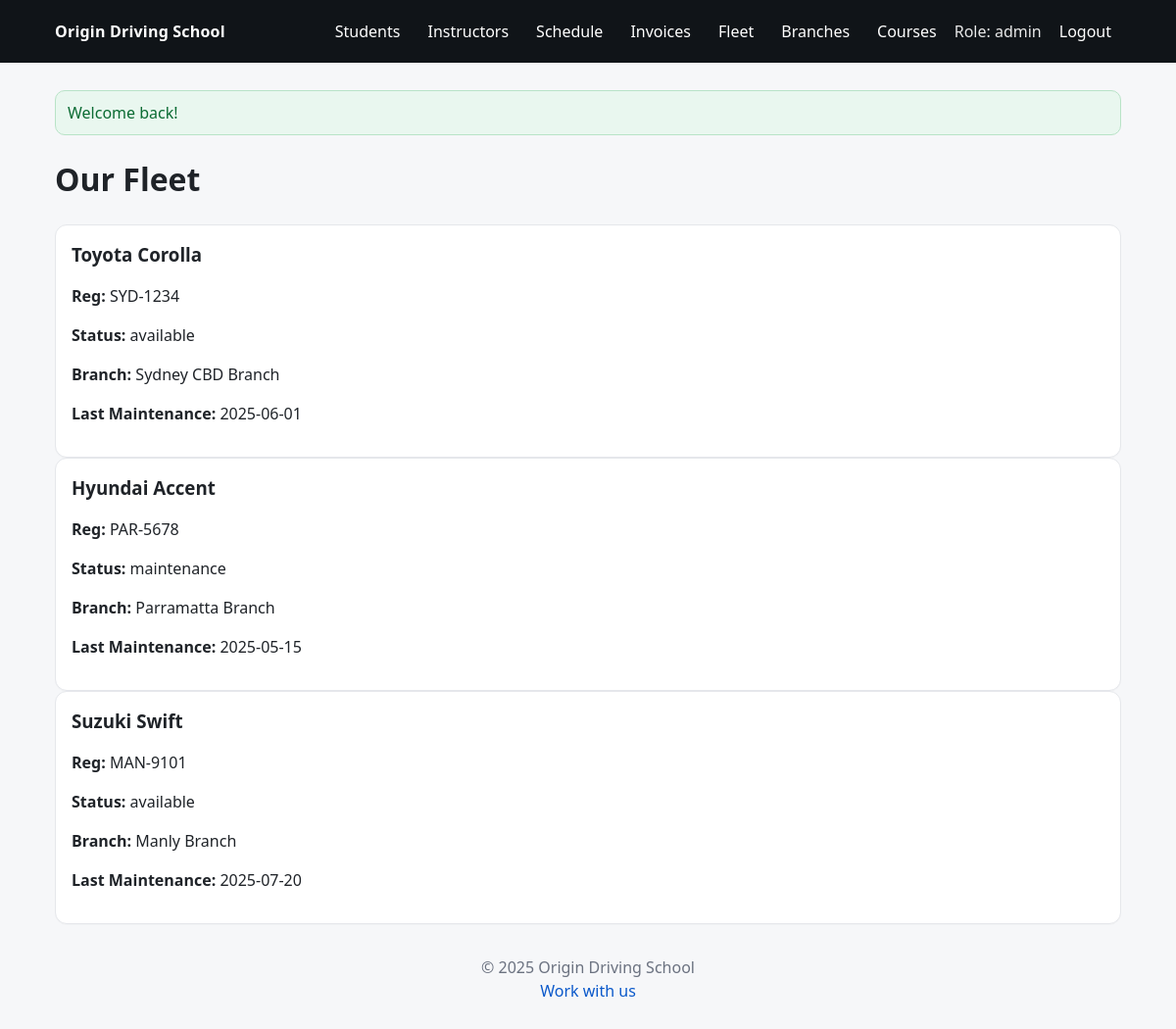
/index.php?url=fleet/index (signed in), run on the app's committed database.
### tables this page shows
CREATE TABLE `vehicles` (
  `id` int(11) NOT NULL,
  `branch_id` int(11) DEFAULT NULL,
  `registration_number` varchar(20) DEFAULT NULL,
  `make` varchar(50) DEFAULT NULL,
  `model` varchar(50) DEFAULT NULL,
  `status` enum('available','assigned','maintenance') DEFAULT 'available',
  `last_maintenance` date DEFAULT NULL,
  `created_at` timestamp NOT NULL DEFAULT current_timestamp(),
  `updated_at` timestamp NOT NULL DEFAULT current_timestamp() ON UPDATE current_timestamp()
);

CREATE TABLE `branches` (
  `id` int(11) NOT NULL,
  `name` varchar(100) NOT NULL,
  `address` varchar(255) NOT NULL,
  `phone` varchar(20) DEFAULT NULL,
  `created_at` timestamp NOT NULL DEFAULT current_timestamp(),
  `updated_at` timestamp NOT NULL DEFAULT current_timestamp() ON UPDATE current_timestamp()
);

### core/Controller.php (called while the page is built, shortened)
<?php
class Controller {
  public function __construct() {
    global $pdo;
    $this->db = $pdo;
  }
  protected function view(string $view, array $data = []): void {
    extract($data, EXTR_SKIP);
    $path = "../views/$view.php";
    require "../views/layouts/header.php";
    require $path;
    require "../views/layouts/footer.php";
  }
}

### controllers/FleetController.php (called while the page is built, shortened)
<?php
class FleetController extends Controller {
    public function index() {
        $stmt = $this->db->query("
            SELECT v.*, b.name AS branch_name
            FROM vehicles v
            LEFT JOIN branches b ON v.branch_id = b.id
            ORDER BY v.created_at DESC
        ");
        $fleet = $stmt->fetchAll(PDO::FETCH_ASSOC);
        $this->view("fleet/index", compact('fleet'));
    }
}

### core/Router.php (called while the page is built, shortened)
<?php
class Router {
  public static function route(array $parts): void {
    $method     = $parts[1] ?? 'index';
    $params     = array_slice($parts, 2);
    $instance = new $controller();
    call_user_func_array([$instance, $method], $params);
  }
}

### core/App.php (called while the page is built, shortened)
<?php
class App {
  public function __construct() {
    $url = $this->parseUrl();
    Router::route($url);
  }
  private function parseUrl(): array {
    $u = rtrim($_GET['url'], '/');
    $u = filter_var($u, FILTER_SANITIZE_URL);
    return explode('/', $u);
  }
}

### public/index.php (called while the page is built, shortened)
<?php
require_once __DIR__ . '/../core/App.php';
require_once __DIR__ . '/../core/Router.php';
require_once __DIR__ . '/../core/Controller.php';
$app = new App();

### views/fleet/index.php (the view)
<h1>Our Fleet</h1>
<div class="grid">
  <?php foreach ($fleet as $car): ?>
    <div class="card">
      <h3><?= htmlspecialchars($car['make']) ?> <?= htmlspecialchars($car['model']) ?></h3>
      <p><strong>Reg:</strong> <?= htmlspecialchars($car['registration_number']) ?></p>
      <p><strong>Status:</strong> <?= htmlspecialchars($car['status']) ?></p>
      <p><strong>Branch:</strong> <?= htmlspecialchars($car['branch_name'] ?? 'N/A') ?></p>
      <p><strong>Last Maintenance:</strong> <?= htmlspecialchars($car['last_maintenance']) ?></p>
    </div>
  <?php endforeach; ?>
</div>

### public/assets/css/main.css (style rules this page uses)
* { box-sizing: border-box; }
html, body { margin:0; padding:0; }
html { font-size: 16px; }
body { font-family: system-ui, -apple-system, Segoe UI, Roboto, Arial, sans-serif; color:#1f2328; background:#f6f7f9; line-height:1.5; }
.card { background:#fff; border: 1px solid #e5e7eb; border-radius: 12px; padding: 16px; box-shadow: 0 1px 0 rgba(16,24,40,0.02); }
.card h3, .card h4, .card h5 { margin:0 0 6px 0; }

### data on the page
vehicles: make "Toyota", model "Corolla", registration_number "SYD-1234", status "available", branch.name "Sydney CBD Branch", last_maintenance "2025-06-01"
vehicles: make "Hyundai", model "Accent", registration_number "PAR-5678", status "maintenance", branch.name "Parramatta Branch", last_maintenance "2025-05-15"
vehicles: make "Suzuki", model "Swift", registration_number "MAN-9101", status "available", branch.name "Manly Branch", last_maintenance "2025-07-20"

### other printed values
$_SESSION['role'] "admin"
$_SESSION['flash_success'] "Welcome back!"
